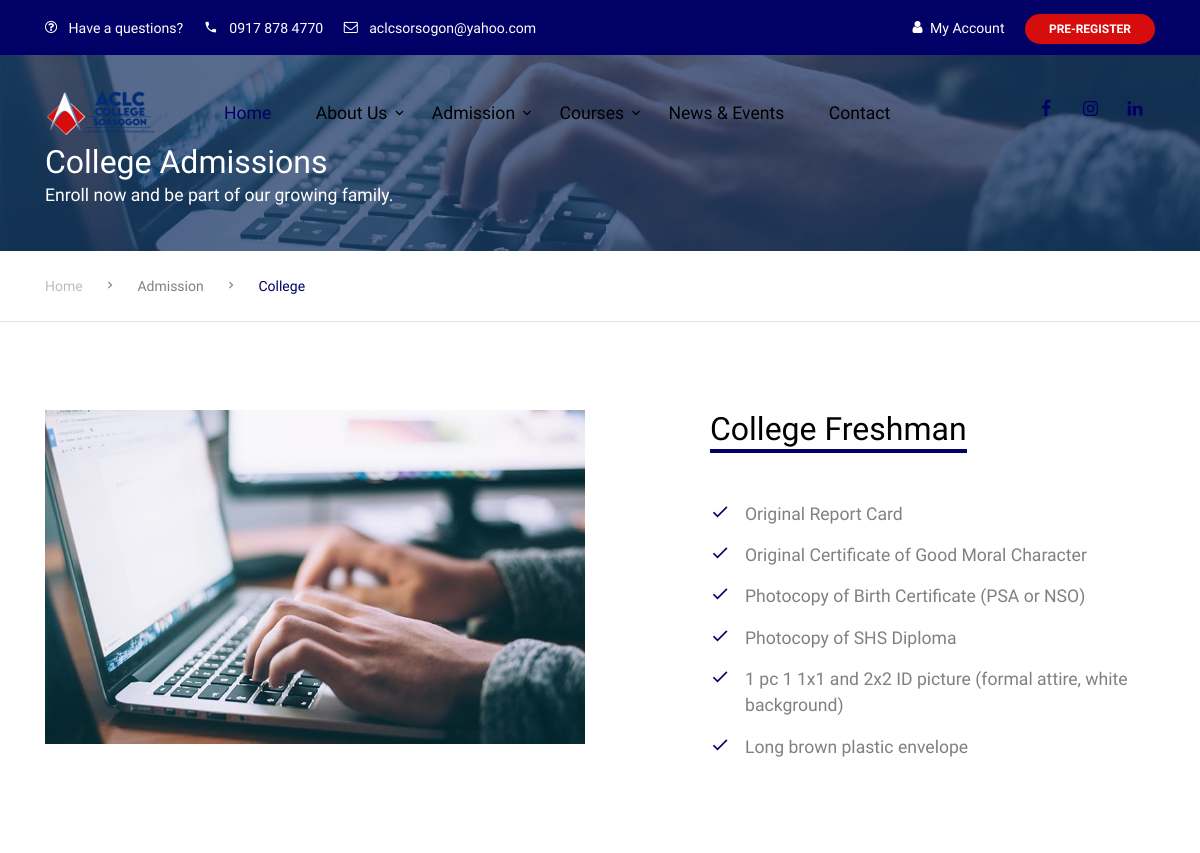
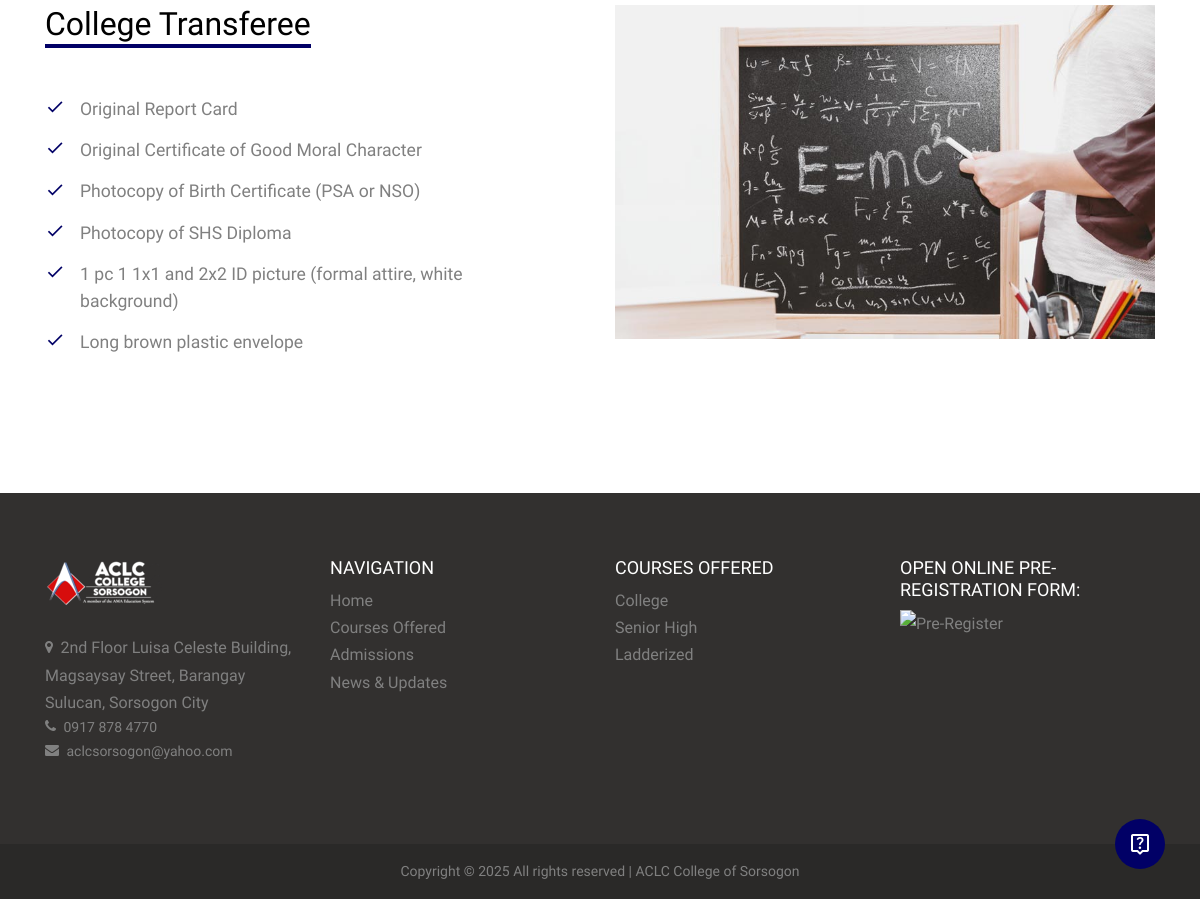
Page /college-admissions.php on the committed database (2 pictures, top to bottom).
### tables this page shows
CREATE TABLE `contactus_contents` (
  `contactus_id` int(11) NOT NULL,
  `content_for` int(11) NOT NULL,
  `contactus_email` varchar(255) NOT NULL,
  `contactus_phone` varchar(255) NOT NULL,
  `contactus_address` varchar(255) NOT NULL,
  `contactus_date` date DEFAULT NULL,
  `status` int(11) NOT NULL
);

CREATE TABLE `courses` (
  `courses_id` int(11) NOT NULL,
  `courses_for` int(11) NOT NULL,
  `courses_offered` text NOT NULL,
  `courses_content` text NOT NULL,
  `courses_date` date DEFAULT NULL,
  `courses_title` varchar(255) NOT NULL,
  `status` int(11) NOT NULL
);

### college-admissions.php (the view, shortened to what this page needs)
<?php
include('includes/database.php');
include('includes/header.php');
$queryCollegeAdmission = "SELECT * FROM courses WHERE courses_for=4 AND status=1";
$resultCollegeAdmission = mysqli_query($conn, $queryCollegeAdmission);
if (mysqli_num_rows($resultCollegeAdmission) > 0) {
    $rowCollegeAdmission = mysqli_fetch_assoc($resultCollegeAdmission);
    $collegeTitleAdmission = $rowCollegeAdmission['courses_title'];
    $collegeContentAdmission = $rowCollegeAdmission['courses_content'];
    $collegeContentAdmission = str_replace('<p>', '<li>', $collegeContentAdmission);
    $collegeContentAdmission = str_replace('</p>', '</li>', $collegeContentAdmission);
} else {
    $collegeTitleAdmission = "<style>div#collegefresh{display:none}</style>";
    $collegeContentAdmission = "<style>div#collegefresh{display:none}</style>";
}
$queryCollegeAdmissionTrans = "SELECT * FROM courses WHERE courses_for=5 AND status=1";
$resultCollegeAdmissionTrans = mysqli_query($conn, $queryCollegeAdmissionTrans);
if (mysqli_num_rows($resultCollegeAdmissionTrans) > 0) {
    $rowCollegeAdmission = mysqli_fetch_assoc($resultCollegeAdmissionTrans);
    $collegeTitleAdmissionTrans = $rowCollegeAdmission['courses_title'];
    $collegeContentAdmissionTrans = $rowCollegeAdmission['courses_content'];
    $collegeContentAdmissionTrans = str_replace('<p>', '<li>', $collegeContentAdmissionTrans);
    $collegeContentAdmissionTrans = str_replace('</p>', '</li>', $collegeContentAdmissionTrans);
} else {
    $collegeTitleAdmissionTrans = "<style>div#collegetrans{display:none}</style>";
    $collegeContentAdmissionTrans = "<style>div#collegetrans{display:none}</style>";
}
?>
<div class="site-section ftco-subscribe-1 site-blocks-cover pb-4" style="background-image: url('images/bg_1.jpg')">
  <div class="container">
    <div class="row align-items-end">
      <div class="col-lg-7">
        <h2 class="mb-0">College Admissions</h2>
        <p>Enroll now and be part of our growing family.
      </div>
    </div>
  </div>
</div>
<div class="custom-breadcrumns border-bottom">
  <div class="container">
    <a href="index.php">Home</a>
    <span class="mx-3 icon-keyboard_arrow_right"></span>
    <span>Admission</span>
    <span class="mx-3 icon-keyboard_arrow_right"></span>
    <span class="current">College</span>
  </div>
</div>
<div class="site-section">
  <div class="container">
    <div class="row mb-5" id="collegefresh">
      <div class="col-lg-6 mb-lg-0 mb-4">
        <img src="images/course_6.jpg" alt="Image" class="img-fluid">
      </div>
      <div class="col-lg-5 ml-auto align-self-center">
        <h2 class="section-title-underline mb-5">
          <span><?php echo $collegeTitleAdmission; ?></span>
        </h2>
        <ol class='ul-check primary list-unstyled'>
        <?php echo $collegeContentAdmission; ?>
        </ol>
      </div>
    </div>
    <div class="row" id="collegetrans">
      <div class="col-lg-6 order-1 order-lg-2 mb-4 mb-lg-0">
        <img src="images/course_3.jpg" alt="Image" class="img-fluid">
      </div>
      <div class="col-lg-5 mr-auto align-self-center order-2 order-lg-1">
        <h2 class="section-title-underline mb-5">
          <span><?php echo $collegeTitleAdmissionTrans; ?></span>
        </h2>
        <ol class="ul-check primary list-unstyled">
        <?php echo $collegeContentAdmissionTrans; ?>
        </ol>
      </div>
    </div>
  </div>
</div>
<?php include ('includes/footer.php') ?>

### includes/header.php (shortened to what this page needs)
<?php
$queryContact = "SELECT * FROM contactus_contents WHERE status=1";
$resultContact = mysqli_query($conn, $queryContact);
if (mysqli_num_rows($resultContact) > 0) {
    $rowContact = mysqli_fetch_assoc($resultContact);
    $contactus_address = $rowContact['contactus_address'];
    $contactus_phone = $rowContact['contactus_phone'];
    $contactus_email = $rowContact['contactus_email'];
}
?>
<!DOCTYPE html>
<html lang="en">
<head>
    <link rel="stylesheet" href="fonts/icomoon/style.css">
    <link rel="stylesheet" href="css/bootstrap.min.css">
    <link rel="stylesheet" href="css/jquery-ui.css">
    <link rel="stylesheet" href="css/owl.carousel.min.css">
    <link rel="stylesheet" href="css/owl.theme.default.min.css">
    <link rel="stylesheet" href="css/owl.theme.default.min.css">
    <link rel="stylesheet" href="css/jquery.fancybox.min.css">
    <link rel="stylesheet" href="css/bootstrap-datepicker.css">
    <link rel="stylesheet" href="fonts/flaticon/font/flaticon.css">
    <link rel="stylesheet" href="css/aos.css">
    <link href="css/jquery.mb.YTPlayer.min.css" media="all" rel="stylesheet" type="text/css">
    <link rel="stylesheet" href="css/style.css">
    <link rel="stylesheet" type="text/css" href="./admin/assets/css/font-awesome.min.css">
</head>
<body data-spy="scroll" data-target=".site-navbar-target" data-offset="300">
    <div class="site-wrap">
        <div class="py-2 bg-light">
            <div class="container">
                <div class="row align-items-center" style="margin-bottom: 4px; margin-top: 5px;">
                    <div class="col-lg-9 d-none d-lg-block" id="contactushiddenone">
                        <a href="contact.php" class="small mr-3" id="haveaquest" style=""><span class="icon-question-circle-o mr-2"></span> Have a
                            questions?</a>
                        <a href="#" class="small mr-3"><span class="icon-phone2 mr-2"></span> <?php echo $contactus_phone; ?></a>
                        <a href="#" class="small mr-3"><span class="icon-envelope-o mr-2"></span>
                        <?php echo $contactus_email; ?></a>
                    </div>
                    <div class="col-lg-3 text-right">
                        <a href="login.php" class="small mr-3"><span class="icon-user mr-1"></span> <?php echo isset($_SESSION['username']) ? $_SESSION['username'] : 'My Account'; ?></a>
                        <a href="pre-registration.php" class="" style="color: #fff; text-decoration: none; background: #D70D0D; font-size: 12px; padding: 8px 24px; font-weight: bold; text-transform: uppercase; border-radius: 18px;">
                            Pre-register</a>
                    </div>
                </div>
            </div>
        </div>
        <header class="site-navbar py-4 js-sticky-header site-navbar-target" role="banner" >
            <div class="container">
                <div class="d-flex align-items-center">
                    <div class="site-logo">
                        <a href="index.php" class="d-block">
                            <img src="images/aclcbluelogo.png" alt="Image" class="img-fluid">
                        </a>
                    </div>
                    <div class="mr-auto">
                        <nav class="site-navigation position-relative text-right" role="navigation">
                            <ul class="site-menu main-menu js-clone-nav mr-auto d-none d-lg-block">
                                <li class="active">
                                    <a href="index.php" class="nav-link text-left">Home</a>
                                </li>
                                <li class="has-children">
                                    <a class="nav-link text-left">About Us</a>
                                </li>
                                <li>
                                <li class="has-children">
                                    <a class="nav-link text-left">Admission</a>
                                </li>
                                <li>
                                <li class="has-children">
                                    <a class="nav-link text-left">Courses</a>
                                </li>
                                </li>
                                <li>
                                    <a hclass="nav-link scroll-link" href="./#news-updates-events">News &amp; Events</a>
                                </li>
                                <li>
                                    <a href="contact.php" class="nav-link text-left">Contact</a>
                                </li>
                            </ul>
                        </nav>
                    </div>
                    <div class="ml-auto">
                        <div class="social-wrap">
                            <a href="https://www.facebook.com/aclccollegesorsogon" target="_blank"><span class="icon-facebook"></span></a>
                            <a href="#"><span class="icon-instagram"></span></a>
                            <a href="#"><span class="icon-linkedin"></span></a>
                        </div>
                    </div>
                </div>
            </div>
        </header>

### includes/footer.php (shortened to what this page needs)
<div class="footer">
    <div class="container">
        <div class="row">
            <div class="col-lg-3">
                <p class="mb-4"><img src="images/aclcwhitelogo.png" alt="Image" class="img-fluid"></p>
                <ul class="list-unstyled" style="color:#808080" id="footercontact">
                    <li><span class="icon-map-marker mr-1"></span> <a href="https://maps.app.goo.gl/ShY3besVs6yKHYvA9" target="_blank"><?php echo $contactus_address; ?></a></li>
                    <li><span class="icon-phone mr-1"></span> <?php echo $contactus_phone; ?></li>
                    <li><span class="icon-envelope mr-1"></span> <?php echo $contactus_email; ?></li>
                </ul>
            </div>
            <div class="col-lg-3">
                <h3 class="footer-heading"><span>NAVIGATION</span></h3>
                <ul class="list-unstyled">
                    <li><a href="#">Home</a></li>
                    <li><a href="./#courses-offered">Courses Offered</a></li>
                    <li><a href="./college-admissions.php">Admissions</a></li>
                    <li><a href="./#news-updates-events">News &amp; Updates</a></li>
                </ul>
            </div>
            <div class="col-lg-3">
                <h3 class="footer-heading"><span>COURSES OFFERED</span></h3>
                <ul class="list-unstyled">
                    <li><a href="./courses-college.php">College</a></li>
                    <li><a href="./courses-shs.php">Senior High</a></li>
                    <li><a href="./courses-ladderized">Ladderized</a></li>
                </ul>
            </div>
            <div class="col-lg-3">
                <h3 class="footer-heading"><span>OPEN ONLINE PRE-REGISTRATION FORM:</span></h3>
                <ul class="list-unstyled">
                <li><a href="./pre-registration.php"><img src="https://2.bp.blogspot.com/-25b1fkmM7_w/WxTS6EbQ8qI/AAAAAAAAKW0/z532SLNTly899s2biBUUps9wI-BCfOADACEwYBhgL/s195/prereg.png" alt="Pre-Register" class="img-fluid"></a></li>
                </ul>
            </div>
        </div>
    </div>
</div>
<div class="row tex">
            <div class="col-12">
                <div class="copyright">
                    Copyright &copy;
                    <script>document.write(new Date().getFullYear());</script> All rights reserved | ACLC College of
                    Sorsogon
                </div>
            </div>
        </div>
</div>
<button class="chatbot-toggler">
      <span class="material-symbols-rounded">live_help</span>
    </button>
</body>
</html>

### css/style.css (style rules this page uses)
body { line-height: 1.7; color: gray; font-weight: 300; font-size: 1.1rem; }
a { -webkit-transition: 0.3s all ease; -o-transition: 0.3s all ease; transition: 0.3s all ease; }
h1, h2, h3, h4, h5, .h1, .h2, .h3, .h4, .h5 { font-family: "Muli", -apple-system, BlinkMacSystemFont, "Segoe UI", Roboto, "Helvetica Neue", Arial, sans-serif, "Apple Color Emoji", "Segoe UI Emoji", "Segoe UI Symbol", "Noto Color Emoji"; }
.site-wrap:before { display: none; -webkit-transition: 0.3s all ease-in-out; -o-transition: 0.3s all ease-in-out; transition: 0.3s all ease-in-out; background: rgba(0, 0, 0, 0.6); content: ""; position: absolute; z-index: 2000; top: 0; left: 0; right: 0; bottom: 0; opacity: 0; visibility: hidden; }
.site-section { padding: 2.5em 0; }
@media (min-width: 768px) { .site-section { padding: 5em 0; } }
.ul-check { margin-bottom: 50px; }
.ul-check li { position: relative; padding-left: 35px; margin-bottom: 15px; line-height: 1.5; }
.ul-check li:before { left: 0; font-size: 20px; top: -0.3rem; font-family: "icomoon"; content: "\e5ca"; position: absolute; }
.ul-check.primary li:before { color: #010066; }
.site-logo { position: relative; font-weight: 900; font-size: 1.3rem; }
.site-logo a { color: #000; }
.site-navbar { margin-bottom: 0px; z-index: 1999; position: absolute; width: 100%; }
.site-navbar .site-navigation .site-menu { margin-bottom: 0; }
.site-navbar .site-navigation .site-menu .active > a { color: #010066; display: inline-block; padding: 5px 20px; }
.site-navbar .site-navigation .site-menu a { text-decoration: none !important; display: inline-block; }
.site-navbar .site-navigation .site-menu > li { display: inline-block; }
.site-navbar .site-navigation .site-menu > li > a { padding: 20px 20px; color: #000; display: inline-block; text-decoration: none !important; }
.site-navbar .site-navigation .site-menu .has-children { position: relative; }
.site-navbar .site-navigation .site-menu .has-children > a { position: relative; padding-right: 20px; }
.site-navbar .site-navigation .site-menu .has-children > a:before { position: absolute; content: "\e313"; font-size: 16px; top: 50%; right: 0; -webkit-transform: translateY(-50%); -ms-transform: translateY(-50%); transform: translateY(-50%); font-family: "icomoon"; }
.custom-breadcrumns { padding: 20px 0; }
.custom-breadcrumns span, .custom-breadcrumns a { font-size: 14px; }
.custom-breadcrumns a { display: inline-block; color: #bdbdbd; }
.custom-breadcrumns .current { color: #010066; }
.section-title-underline { color: #000; margin-bottom: 30px; }
.section-title-underline span { display: inline-block; border-bottom: 4px solid #010066; }
.social-wrap a { display: inline-block; width: 40px; height: 40px; background: none; position: relative; }
.social-wrap a > span { position: absolute; color: #010066; left: 50%; top: 50%; -webkit-transform: translate(-50%, -50%); -ms-transform: translate(-50%, -50%); transform: translate(-50%, -50%); }
.row.tex { text-align: center; background-color: #2a2928; margin: 0px; font-size: 14px; }
.footer { padding: 4rem 0; background: #32302f; font-size: 14px; color: #fff; }
.footer .footer-heading { font-size: 18px; color: #fff; }
.footer ul.list-unstyled a { color:#808080; font-size: 16px; }
.ftco-subscribe-1 { background-size: cover; background-position: center center; background-repeat: no-repeat; position: relative; }
.ftco-subscribe-1:before { position: absolute; content: ""; background: #183661; opacity: 0.7; z-index: 1; top: 0; left: 0; right: 0; bottom: 0; }
.ftco-subscribe-1 > .container { position: relative; z-index: 2; }
.ftco-subscribe-1 > .container h2, .ftco-subscribe-1 > .container p { color: #fff; }
.chatbot-toggler { z-index: 999; position: fixed; bottom: 30px; right: 35px; outline: none; border: none; height: 50px; width: 50px; display: flex; cursor: pointer; align-items: center; justify-content: center; border-radius: 50%; background: #010066; transition: all 0.2s ease; }
.chatbot-toggler span { color: #fff; position: absolute; }
.img-fluid { max-width: 100%; height: auto; }

### rows in the picture
contactus_contents: contactus_phone "0917 878 4770", contactus_email "aclcsorsogon@yahoo.com", contactus_address "2nd Floor Luisa Celeste Building, Magsaysay Street, Barangay Sulucan, Sorsogon City"
courses: courses_title "College Freshman", courses_content "Original Report Card Original Certificate of Good Moral Character Photocopy of Birth Certificate (PSA or NSO) Photocopy of SHS Diploma 1 pc 1 1x1 and 2x2 ID picture (formal attire, white background) Long brown plastic envelope"
courses: courses_title "College Transferee", courses_content "Original Report Card Original Certificate of Good Moral Character Photocopy of Birth Certificate (PSA or NSO) Photocopy of SHS Diploma 1 pc 1 1x1 and 2x2 ID picture (formal attire, white background) Long brown plastic envelope"
